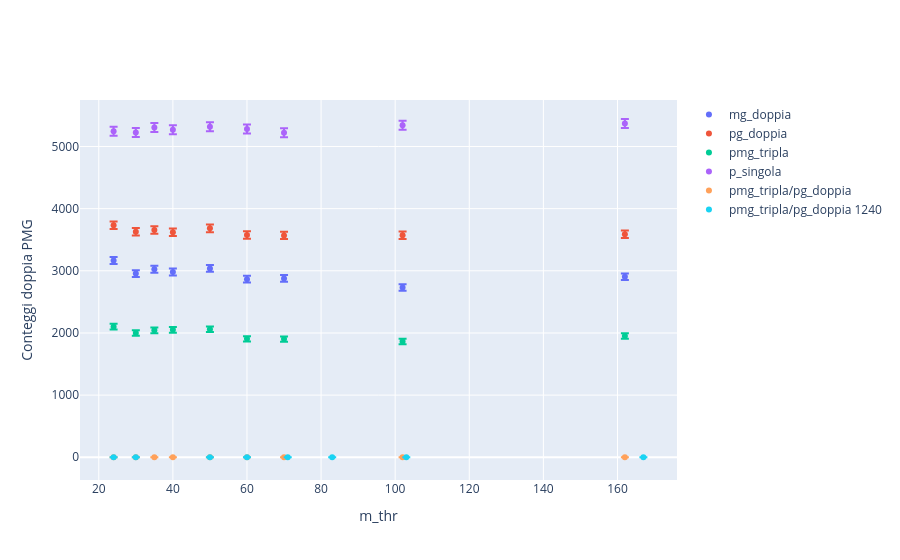

Here is the notebook cell this chart was saved with:
### Code cell
fig = go.Figure()
fig.add_trace(go.Scatter(
    x=df_1200['m_thr'], 
    y=df_1200['mg_doppia'],
    mode='markers',
    name='mg_doppia',
    error_y=dict(type='data', array=np.sqrt(df_1200['mg_doppia'])),  visible = True))
fig.add_trace(go.Scatter(
    x=df_1200['m_thr'], 
    y=df_1200['pg_doppia'],
    mode='markers',
    name='pg_doppia',
    error_y=dict(type='data', array=np.sqrt(df_1200['pg_doppia'])),  visible = True))
fig.add_trace(go.Scatter(
    x = df_1200['m_thr'],
    y = df_1200['pmg_tripla'],
    mode='markers',
    name='pmg_tripla',
    error_y=dict(type='data', array=np.sqrt(df_1200['pmg_tripla'])), visible = True
))
fig.add_trace(go.Scatter(
    x = df_1200['m_thr'],
    y = df_1200['p_singola'],
    mode='markers',
    name='p_singola',
    error_y=dict(type='data', array=np.sqrt(df_1200['p_singola'])),  visible = True))
fig.add_trace(go.Scatter(
    x = df_1200['m_thr'],
    y = df_1200['pmg_tripla'] / df_1200['pg_doppia'],
    mode='markers',
    name='pmg_tripla/pg_doppia',
    error_y=dict(type='data', array=np.sqrt( ( df_1200['pmg_tripla']/ (df_1200['pg_doppia'])**2 ) + ( (df_1200['pmg_tripla'])**2/ (df_1200['pg_doppia'])**3 ) )),  visible = True))
fig.add_trace(go.Scatter(
    x = df_1240['m_thr'],
    y = df_1240['pmg_tripla'] / df_1240['pg_doppia'],
    mode='markers',
    name='pmg_tripla/pg_doppia 1240',
    error_y=dict(type='data', array=np.sqrt(( df_1240['pmg_tripla']/ (df_1240['pg_doppia'])**2 ) + ( (df_1240['pmg_tripla'])**2/ (df_1240['pg_doppia'])**3 ))),  visible = True))
fig.update_xaxes(title_text='m_thr')
fig.update_yaxes(title_text='Conteggi doppia PMG')
fig.show()

### Figure 1 — Plotly figure (JSON) as saved in the notebook; plotly's stock layout.template omitted (floating-point values rounded to 4 significant figures)
{"data": [{"error_y": {"array": [56.26, 54.36, 55.0, 54.6, 55.13, 53.53, 53.65, 52.26, 53.89], "type": "data"}, "mode": "markers", "name": "mg_doppia", "type": "scatter", "visible": true, "x": [24, 30, 35, 40, 50, 60, 70, 102, 162], "y": [3165, 2955, 3025, 2981, 3039, 2865, 2878, 2731, 2904]}, {"error_y": {"array": [61.11, 60.25, 60.46, 60.17, 60.69, 59.81, 59.75, 59.77, 59.89], "type": "data"}, "mode": "markers", "name": "pg_doppia", "type": "scatter", "visible": true, "x": [24, 30, 35, 40, 50, 60, 70, 102, 162], "y": [3734, 3630, 3655, 3620, 3683, 3577, 3570, 3572, 3587]}, {"error_y": {"array": [45.85, 44.7, 45.19, 45.28, 45.38, 43.65, 43.6, 43.16, 44.17], "type": "data"}, "mode": "markers", "name": "pmg_tripla", "type": "scatter", "visible": true, "x": [24, 30, 35, 40, 50, 60, 70, 102, 162], "y": [2102, 1998, 2042, 2050, 2059, 1905, 1901, 1863, 1951]}, {"error_y": {"array": [72.43, 72.28, 72.84, 72.59, 72.92, 72.67, 72.26, 73.09, 73.27], "type": "data"}, "mode": "markers", "name": "p_singola", "type": "scatter", "visible": true, "x": [24, 30, 35, 40, 50, 60, 70, 102, 162], "y": [5246.0, 5225.0, 5306.0, 5269.0, 5318.0, 5281.0, 5222.0, 5342.0, 5369.0]}, {"error_y": {"array": [0.01535, 0.01533, 0.01544, 0.01565, 0.01538, 0.01511, 0.01512, 0.01491, 0.0153], "type": "data"}, "mode": "markers", "name": "pmg_tripla/pg_doppia", "type": "scatter", "visible": true, "x": [24, 30, 35, 40, 50, 60, 70, 102, 162], "y": [0.5629, 0.5504, 0.5587, 0.5663, 0.5591, 0.5326, 0.5325, 0.5216, 0.5439]}, {"error_y": {"array": [0.01519, 0.01503, 0.01529, 0.01572, 0.01522, 0.01524, 0.01504, 0.01524], "type": "data"}, "mode": "markers", "name": "pmg_tripla/pg_doppia 1240", "type": "scatter", "visible": true, "x": [24, 30, 50, 60, 103, 167, 71, 83], "y": [0.5508, 0.5478, 0.5488, 0.5671, 0.5383, 0.5351, 0.538, 0.5388]}], "layout": {"xaxis": {"title": {"text": "m_thr"}}, "yaxis": {"title": {"text": "Conteggi doppia PMG"}}}}
